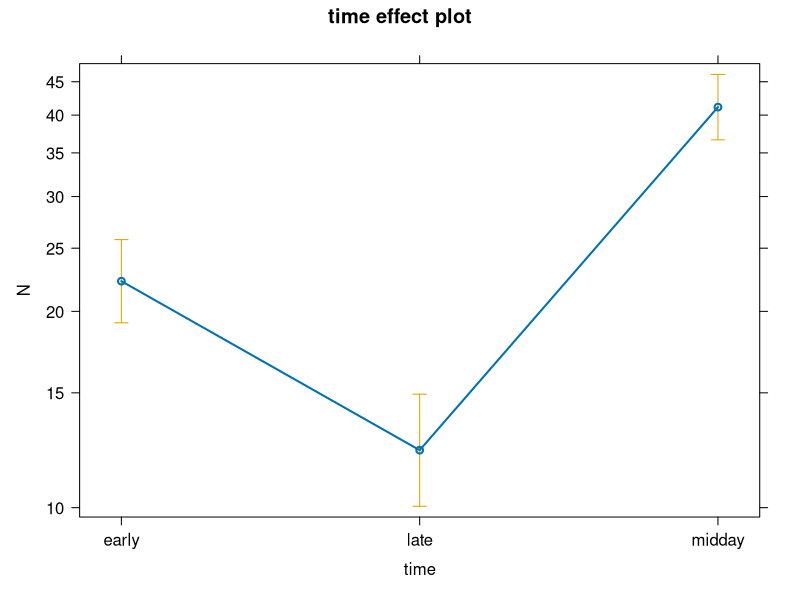
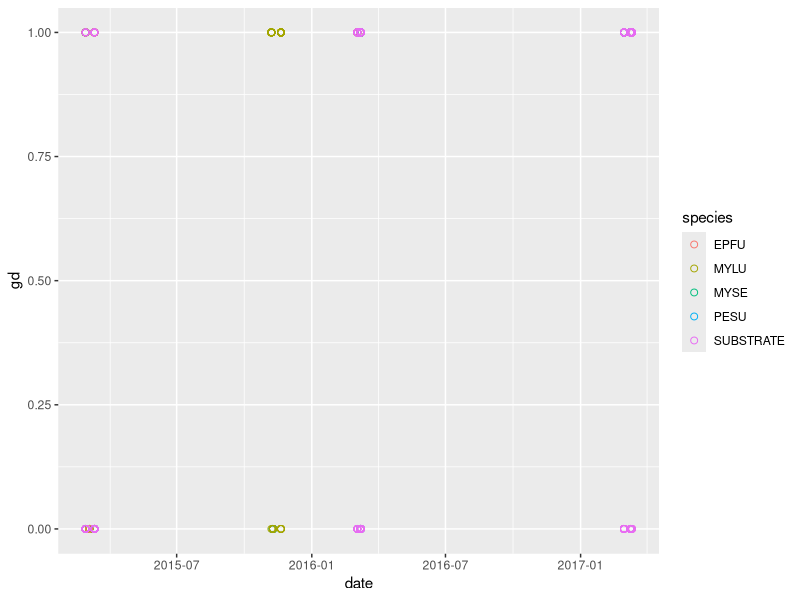
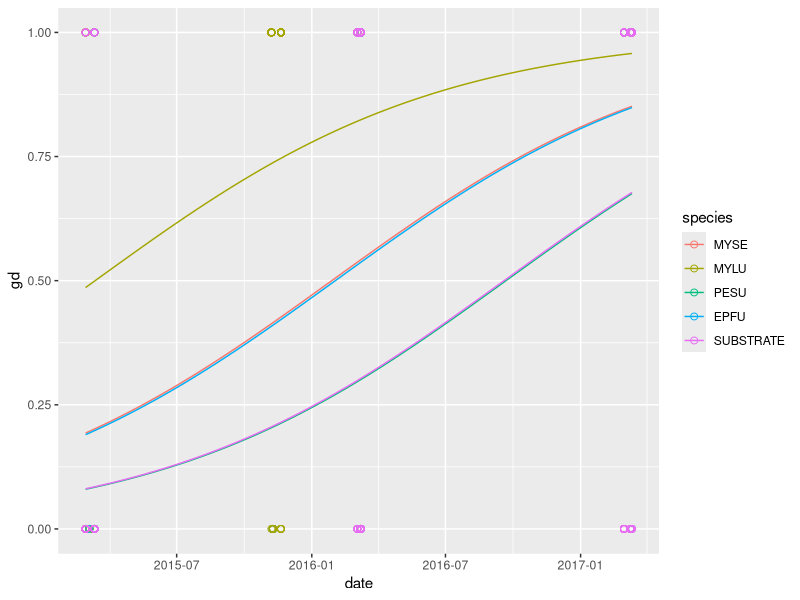
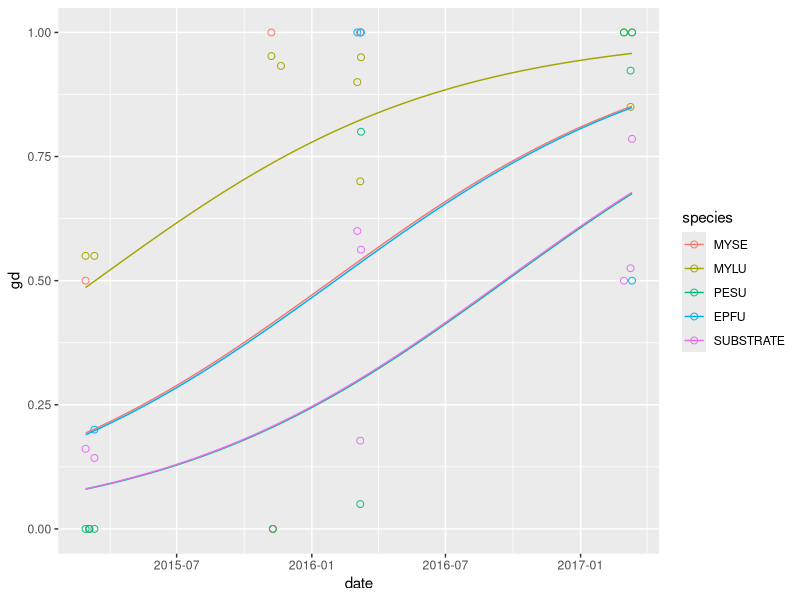
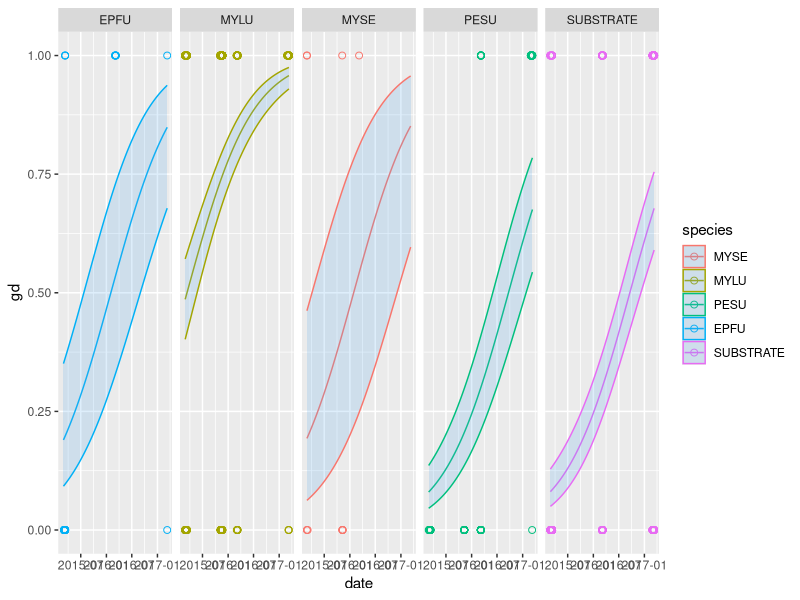

The R script that drew these images, in order:
rm(list=ls()) # clears workspace

##Week 10##

###1. GLMS###

?"glm"

liz = read.csv("lizards.csv")

unique(liz$time)
g1 = glm(N~time,data=liz, family="poisson");
summary(g1)

library(effects)
plot(allEffects(g1))

library(emmeans)
emmeans(g1, pairwise~time)
emmeans(g1, pairwise~time, type="response")


###BINOMIAL##
bat = read.csv("bat_data.csv")
head(bat)
bat$date = as.Date(bat$date, "%m/%d/%y")
#2/27/2015
str(bat$date)
#if you have a PC, it may be this:
#bat$date = as.Date(bat$date, "%m/%d/%Y")

library(ggplot2)
plot1=ggplot(data=bat,aes(x=date,y=gd,color=species))+
  geom_point(size=2,shape =1) #this adds points to graph
plot1

#run the binomial glm
g2 = glm(gd~date+species,data=bat, family="binomial");
summary(g2)

#What does this tell us?
dat.new=expand.grid(date=seq(from = min(bat$date),to = max(bat$date),length.out = 100),
                    species = unique(bat$species))

#weird output if we don't use "response:
predict(g2,newdata = dat.new)

#much more sensible output
dat.new$yhat  = predict(g2,type="response",newdata = dat.new)
bat$yhat2 = predict(g2,type="response")
head(dat.new)

head(bat)

plot1=ggplot(data=bat,aes(x=date,y=gd,color=species))+
  geom_point(size=2,shape =1) +
  geom_line(data=dat.new, aes(x=date,y=yhat,col = species))#+
  #geom_line(aes(x=date,y=yhat2,col = species))
plot1

#what if we have aggregated data?
b1<-aggregate(gd~date+species,FUN=mean, data=bat)
b2<-aggregate(gd~date+species,FUN=length, data=bat)
b1$N = b2$gd
head(b1)


#run the binomial glm with sample sizes as weights
g3 = glm(gd~date+species,data=b1,weights = N, family="binomial");
summary(g3)

summary(g2);summary(g3)
#these are identical

#sometimes plotting the aggregated data looks better too
plot1=ggplot(data=b1,aes(x=date,y=gd,color=species))+ #aggregated data file
  geom_point(size=2,shape =1) + #add real data points to plot
  geom_line(data=dat.new, aes(x=date,y=yhat,col = species)) #plot smooth lines from dat.new
plot1

##back to powerpoint

#ses and confidence intervals from binomial data

#binomial proportion confidence interval
head(b1)
b1$Nsuccess = b1$gd*b1$N
head(b1)
#load package epitools
library(epitools)
#calculate 95% confidence intervals
cis = binom.exact(b1$Nsuccess, b1$N)
#note this calculates an exact CI, and there are different methods for doing this which we won't get into here..
cis
b1$lCI = cis$lower
b1$uCI = cis$upper
head(b1)

#you can read more here:
#https://en.wikipedia.org/wiki/Binomial_proportion_confidence_interval

###getting prediction intervals##
preds  = predict(g2,type="link",newdata = dat.new, se.fit = T)
dat.new = cbind(dat.new, preds[1:2])#bind together se's and fitted points on your newdata
#get the inverse link function for your glm
ilink <- family(g2)$linkinv
#back transform the CIs (not the SEs!)
dat.new <- transform(dat.new, 
                     Fitted = ilink(fit), 
                     Upper = ilink(fit + (2 * se.fit)),
                Lower = ilink(fit - (2 * se.fit)))
#fitted should be the same as yhat
head(dat.new)
#plot the output
plot1=ggplot(data=bat,aes(x=date,y=gd,color=species))+
  geom_point(size=2,shape =1) +
  facet_wrap(~species, nrow=1)+
  geom_line(data=dat.new, aes(x=date,y=yhat,col = species))+
  geom_ribbon(data = dat.new, aes(ymin = Lower, ymax = Upper, x = date,y=yhat),
              fill = "steelblue2", alpha = 0.2) 
plot1

##back to powerpoint

###Gamma GLMs###
set.seed(101)
bat$gdL2 = rgamma(length(bat$gdL),shape=1,rate=1)
g4 = glm(gdL2~date+species,data=bat, family=Gamma(link = inverse));
summary(g4)
#this is the default

#MAYBE Better,
g5 = glm(gdL2~date+species,data=bat, family=Gamma(link = log));
summary(g5)

#back to ppt##

##Poisson GLM##
head(liz)
g6 = glm(N~time,data=liz, family=poisson);
summary(g6)


#we have count data, so it might be a good idea to check for overdisperison
#one option - calculate directly
summary(g6)
326.27 / 20

library(AER)
#performs a dispersion test
dispersiontest(g6)

#ok - we have some indication that our data our overdispersed

#lets use a negative binomial instead
library(MASS)
#run a negative binomial glm - no need to use family
g7 = glm.nb(N~time,data=liz)
summary(g7)

#quasi-poisson
#g8 = glm(N~time,data=liz, family = "quasipoisson")
#summary(g8)
